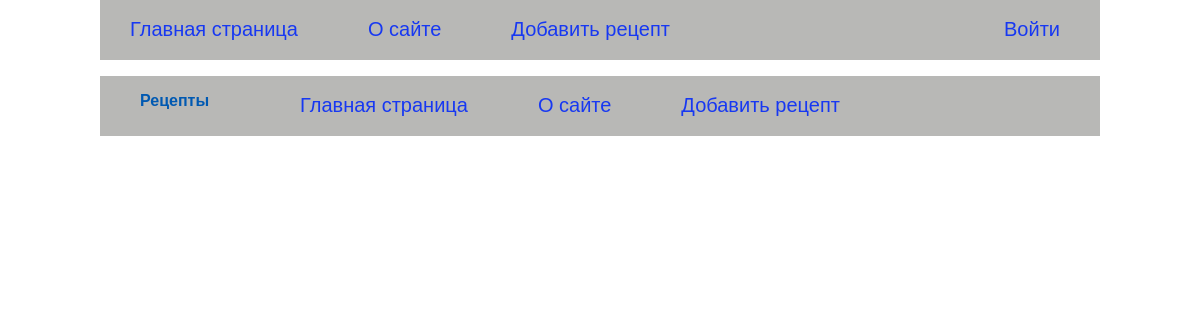
The app's page /, older data.
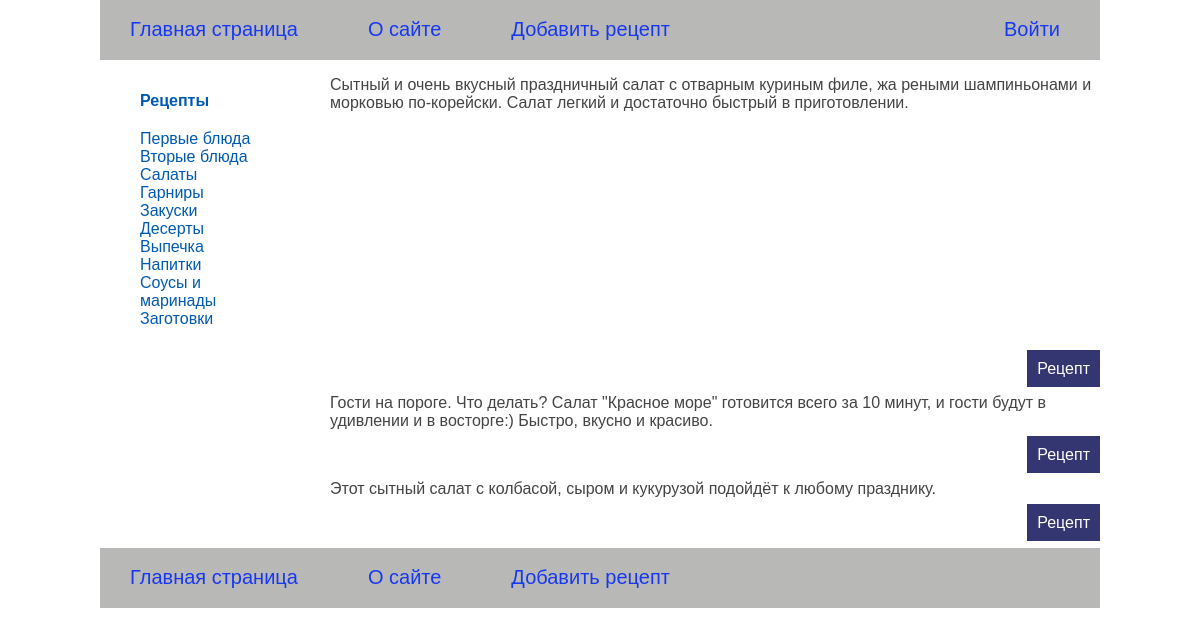
The same page, newer data.
### recipeapp/models.py (models this page shows, shortened)
class Category(models.Model):
    category_name = models.CharField(max_length=100, db_index=True)
    category_slug = models.SlugField(max_length=100, unique=True, db_index=True)
    def get_absolut_url(self):
        return reverse('category', kwargs={'category_slug': self.category_slug})

class RecipeBase(models.Model):
    recipe_title = models.CharField(max_length=255)
    short_description = models.TextField(blank=True)
    cooking_description = models.TextField(blank=True)
    time_create = models.DateTimeField(auto_now_add=True)
    time_update = models.DateTimeField(auto_now=True)
    category = models.ForeignKey('Category', on_delete=models.PROTECT)
    recipe_ingredients = models.ManyToManyField(
        Ingredients,
        related_name='ingredients_recipe',
        through='Composition',
    )
    def get_absolute_url(self):
        return reverse('detail', kwargs={'detail_id': self.pk})

### recipeapp/views.py (the view)
# urls.py: path('', RecipeIndexView.as_view(), name='home'),
class RecipeIndexView(View):
    def get(self, request: HttpRequest) -> HttpResponse:
        recipes = RecipeBase.objects.all()
        context = {
            'title': 'Главная',
            'menu': menu,
            'recipe': recipes,
            'category_selected': 0,
        }
        return render(request, 'recipeapp/recipe-index.html', context=context)

### recipeapp/templatetags/recipe_tags.py (called while the page is built)
@register.inclusion_tag('recipeapp/list_categories.html')
def show_categories(category_selected_id=0):
    categories = Category.objects.all()
    return {'categories': categories, 'category_selected': category_selected_id}

### recipeapp/templates/recipeapp/recipe-index.html (shortened to what this page needs)
{% extends 'base.html' %}
{% block content %}
  <ul>
    {% for attr in recipe %}
    <li class="li_main_page">
      {% autoescape off %}
      {{ attr.short_description }}
      {% endautoescape %}
        <p class="link-read-detail"><a href="{{ attr.get_absolute_url }}">Рецепт</a></p>
    </li>
    {% endfor %}
  </ul>
{% endblock %}

### templates/base.html (shortened to what this page needs)
{% load static %}
{% load recipe_tags %}
<!DOCTYPE html>
<html lang="en">
<head>
  <link type="text/css" rel="stylesheet" href="{% static 'recipeapp/css/styles.css' %}">
</head>
<body>
  <header>
    <div class="fixed-container">
      <div class="header">
        <ul id="mainmenu" class="mainmenu">
          <li><a href="{% url 'home' %}">Главная страница</a></li>
            {% for m in menu %}
              {% if not forloop.last %}<li>{% else %}<li class="last">{% endif %}
                <a href="{% url m.url_name %}">{{ m.title }}</a>
              </li>
             {% endfor %}
        </ul>
      </div>
    </div>
  </header>
  <section>
    <div class="fixed-container">
      <div class="navigation">
        <ul>
          <li class="selected"><a href="{% url 'home' %}">Рецепты</a></li>
          {% show_categories category_selected %}
        </ul>
      </div>
      <div class="content">
        {% block content %}
        {% endblock %}
      </div>
    </div>
  </section>
  <footer>
    <div class="fixed-container">
      <div class="header">
        <ul id="footermenu" class="mainmenu">
          <li><a href="{% url 'home' %}">Главная страница</a></li>
            {% for m in menu %}
              {% if not forloop.last %}
              <li>
                <a href="{% url m.url_name %}">{{ m.title }}</a>
              </li>
              {% endif %}
            {% endfor %}
        </ul>
      </div>
    </div>
  </footer>
</body>
</html>

### recipeapp/templates/recipeapp/list_categories.html
{% for category in categories %}
    {% if category.id == category_selected %}
        <li class="selected">{{ category.category_name }}</li>
    {% else %}
        <li><a href="{{ category.get_absolut_url }}">{{ category.category_name }}</a></li>
    {% endif %}
{% endfor %}

### recipeapp/static/recipeapp/css/styles.css (style rules this page uses)
html, body { font-family: 'Arial'; margin: 0; padding: 0; height: 100%; width: 100%; color: #444; }
a { color: #0059b2; text-decoration: none; }
.fixed-container { max-width: 1000px; height: 100%; margin-left: auto; margin-right: auto; }
.header { background: #b8b8b6; height: 60px; }
ul.mainmenu { list-style: none; margin: 0; padding: 0; height: 60px; color: #1738f2; font-size: 20px; overflow: hidden; }
ul.mainmenu li { float: left; margin: 18px 40px 0 30px; }
ul.mainmenu li.last { float: right; }
ul.mainmenu li a { color: #1738f2; text-decoration: none; }
.navigation { float: left; width: 170px; }
.navigation ul { list-style: none; }
.content { margin-left: 190px; }
.selected { color: #000; font-weight: 700; padding-bottom: 20px; }
.li_main_page { list-style: none; }
p.link-read-detail { text-align: right; }
p.link-read-detail a { padding: 10px; min-width: 100px; background: #333671; color: #fff; text-decoration: none; }

Row changes from the older to the newer data that the page shows:
added Category: category_name "Первые блюда"
added Category: category_name "Вторые блюда"
added Category: category_name "Салаты"
added Category: category_name "Гарниры"
added Category: category_name "Закуски"
added Category: category_name "Десерты"
added Category: category_name "Выпечка"
added Category: category_name "Напитки"
added Category: category_name "Соусы и маринады"
added Category: category_name "Заготовки"
added RecipeBase: short_description "Сытный и очень вкусный праздничный салат с отварным куриным филе, жа реными шампиньонами и морковью по-корейски. Салат легкий и достаточно быстрый в приготовлении."
added RecipeBase: short_description "Гости на пороге. Что делать? Салат \"Красное море\" готовится всего за 10 минут, и гости будут в удивлении и в восторге:) Быстро, вкусно и красиво."
added RecipeBase: short_description "Этот сытный салат с колбасой, сыром и кукурузой подойдёт к любому празднику."
